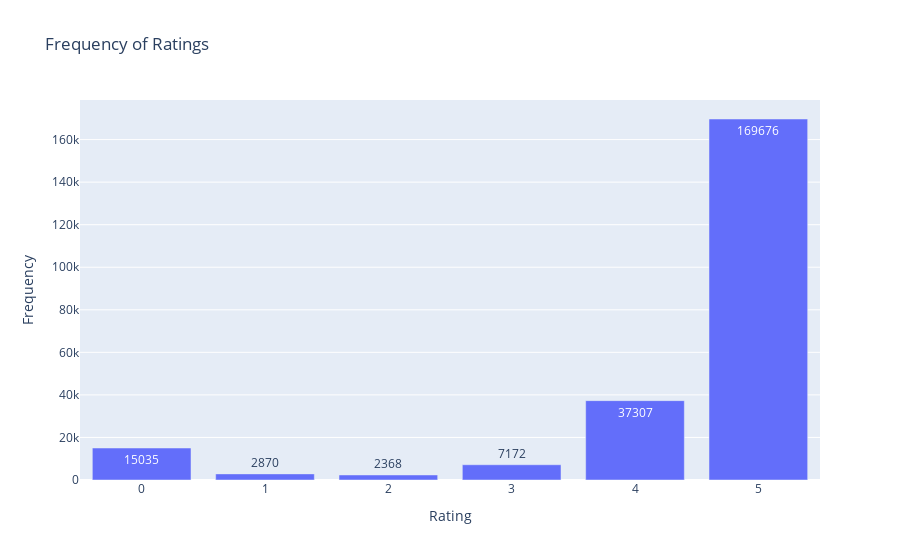

This figure's notebook cell:
### Markdown cell above
Let's check the distribution of ratings

### Code cell
fig = px.bar(rating_frequency, x='Rating', y='Frequency', 
             title='Frequency of Ratings', 
             labels={'Rating': 'Rating', 'Frequency': 'Frequency'},
             text='Frequency')

# Show the plot
fig.show()

### Figure 1 — Plotly figure (JSON) as saved in the notebook; plotly's stock layout.template omitted (floating-point values rounded to 4 significant figures)
{"data": [{"alignmentgroup": "True", "hovertemplate": "Rating=%{x}<br>Frequency=%{text}<extra></extra>", "legendgroup": "", "marker": {"color": "#636efa", "pattern": {"shape": ""}}, "name": "", "offsetgroup": "", "orientation": "v", "showlegend": false, "text": [169676, 37307, 15035, 7172, 2870, 2368], "textposition": "auto", "type": "bar", "x": [5, 4, 0, 3, 1, 2], "xaxis": "x", "y": [169676, 37307, 15035, 7172, 2870, 2368], "yaxis": "y"}], "layout": {"barmode": "relative", "legend": {"tracegroupgap": 0}, "title": {"text": "Frequency of Ratings"}, "xaxis": {"anchor": "y", "domain": [0, 1], "title": {"text": "Rating"}}, "yaxis": {"anchor": "x", "domain": [0, 1], "title": {"text": "Frequency"}}}}
